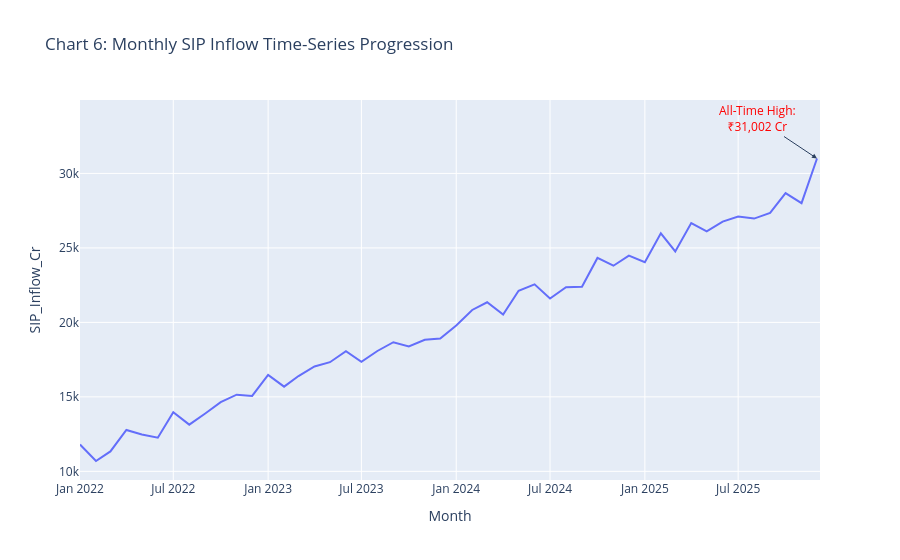

The notebook cell this image was saved under:
### Code cell
import os
import numpy as np
import pandas as pd
import matplotlib.pyplot as plt
import seaborn as sns
import plotly.express as px

target_folder = r"D:\MF_Project\exported_charts"

months_range = pd.date_range(start="2022-01-01", end="2025-12-01", freq='MS').strftime('%Y-%m').tolist()
sip_values = np.linspace(11000, 29000, len(months_range)) + np.random.randint(-1000, 1000, len(months_range))
sip_values[-1] = 31002

sip_df = pd.DataFrame({'Month': months_range, 'SIP_Inflow_Cr': sip_values})

fig6 = px.line(sip_df, x='Month', y='SIP_Inflow_Cr', title='Chart 6: Monthly SIP Inflow Time-Series Progression')
fig6.add_annotation(x="2025-12", y=31002, text="All-Time High:<br>₹31,002 Cr",
                    showarrow=True, arrowhead=2, ax=-60, ay=-40, font=dict(color="red", size=12))
fig6.show()

plt.figure(figsize=(12, 6))
plt.plot(sip_df['Month'], sip_df['SIP_Inflow_Cr'], marker='o', color='#1f77b4', linewidth=2)
plt.xticks(ticks=range(0, len(months_range), 4), labels=[months_range[i] for i in range(0, len(months_range), 4)], rotation=45)

plt.annotate("All-Time High:\n₹31,002 Cr", 
             xy=(len(months_range)-1, 31002), 
             xytext=(len(months_range)-6, 25000),
             arrowprops=dict(facecolor='red', shrink=0.08, width=1, headwidth=6),
             color='darkred', weight='bold')

plt.title("Chart 6: Monthly SIP Inflow Time-Series Progression", fontsize=13, fontweight='bold')
plt.xlabel("Month")
plt.ylabel("SIP Inflow (₹ Cr)")
plt.tight_layout()
plt.savefig(os.path.join(target_folder, "06_sip_inflow_trend.png"), dpi=300)
plt.close()

categories = ['Equity Large Cap', 'Flexi Cap', 'Sectoral/Thematic', 'Mid Cap', 'Small Cap']
months_list = ['Jan', 'Feb', 'Mar', 'Apr', 'May', 'Jun', 'Jul', 'Aug', 'Sep', 'Oct', 'Nov', 'Dec']

mock_heat_data = np.random.randint(1500, 5000, size=(len(categories), len(months_list)))
heat_df = pd.DataFrame(mock_heat_data, index=categories, columns=months_list)

plt.figure(figsize=(12, 5))
sns.heatmap(heat_df, annot=True, fmt="d", cmap="YlGnBu", cbar_kws={'label': 'Net Inflows (₹ Cr)'})
plt.title("Chart 7: Fund Category Inflow Intensity Heatmap across Months", fontsize=13, fontweight='bold')
plt.tight_layout()
plt.savefig(os.path.join(target_folder, "07_category_inflow_heatmap.png"), dpi=300)
plt.show()

### Figure 1 — Plotly figure (JSON) as saved in the notebook; plotly's stock layout.template omitted (floating-point values rounded to 4 significant figures)
{"data": [{"hovertemplate": "Month=%{x}<br>SIP_Inflow_Cr=%{y}<extra></extra>", "legendgroup": "", "line": {"color": "#636efa", "dash": "solid"}, "marker": {"symbol": "circle"}, "mode": "lines", "name": "", "orientation": "v", "showlegend": false, "type": "scatter", "x": ["2022-01", "2022-02", "2022-03", "2022-04", "2022-05", "2022-06", "2022-07", "2022-08", "2022-09", "2022-10", "2022-11", "2022-12", "2023-01", "2023-02", "2023-03", "2023-04", "2023-05", "2023-06", "2023-07", "2023-08", "2023-09", "2023-10", "2023-11", "2023-12", "2024-01", "2024-02", "2024-03", "2024-04", "2024-05", "2024-06", "2024-07", "2024-08", "2024-09", "2024-10", "2024-11", "2024-12", "2025-01", "2025-02", "2025-03", "2025-04", "2025-05", "2025-06", "2025-07", "2025-08", "2025-09", "2025-10", "2025-11", "2025-12"], "xaxis": "x", "y": [11800.0, 10690.0, 11340.0, 12770.0, 12480.0, 12260.0, 13970.0, 13140.0, 13890.0, 14650.0, 15150.0, 15060.0, 16470.0, 15680.0, 16400.0, 17040.0, 17330.0, 18070.0, 17350.0, 18080.0, 18670.0, 18390.0, 18840.0, 18920.0, 19790.0, 20830.0, 21350.0, 20530.0, 22120.0, 22550.0, 21600.0, 22360.0, 22400.0, 24330.0, 23800.0, 24480.0, 24040.0, 25980.0, 24760.0, 26670.0, 26110.0, 26770.0, 27110.0, 26970.0, 27350.0, 28680.0, 28010.0, 31000.0], "yaxis": "y"}], "layout": {"annotations": [{"arrowhead": 2, "ax": -60, "ay": -40, "font": {"color": "red", "size": 12}, "showarrow": true, "text": "All-Time High:<br>₹31,002 Cr", "x": "2025-12", "y": 31002}], "legend": {"tracegroupgap": 0}, "title": {"text": "Chart 6: Monthly SIP Inflow Time-Series Progression"}, "xaxis": {"anchor": "y", "domain": [0, 1], "title": {"text": "Month"}}, "yaxis": {"anchor": "x", "domain": [0, 1], "title": {"text": "SIP_Inflow_Cr"}}}}
